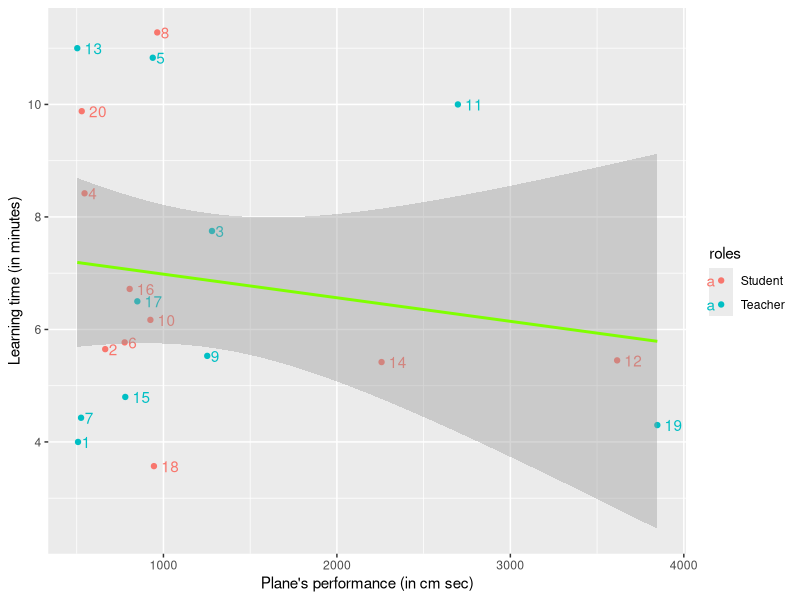

Generate this figure with R:
## ---- chunk 1
knitr::opts_chunk$set(echo = TRUE)
## ---- chunk 2
library(readr)
library(dslabs)
library(dplyr)
library(knitr)
library(ggplot2)
library(tibble)
library(cluster)
library(patchwork)
## ---- chunk 3
plane<-read.table(file="plane.csv", header=TRUE, sep=";",dec=",") 
str(plane)
## ---- chunk 4
performance<-plane$average_distance*plane$average_flying_time
str(performance)
## ---- chunk 5
student_learning_average<-plane%>% filter(roles=="Student")
mean(student_learning_average$learning_time)
## ---- chunk 6
teacher_learning_average<-plane %>% filter(roles=="Teacher")
mean(teacher_learning_average$learning_time)
## ---- chunk 7
performance_T<-teacher_learning_average$average_distance*teacher_learning_average$average_flying_time
## ---- chunk 8
performance_S<-student_learning_average$average_distance*student_learning_average$average_flying_time
## ---- chunk 9
cor.test(performance_S, student_learning_average$learning_time, use = "complete.obs")
## ---- chunk 10
cor.test(performance_T, teacher_learning_average$learning_time, use = "complete.obs")
## ---- chunk 11
predictor1<-lm(performance~plane$learning_time)
summary(predictor1)
## ---- chunk 12
ggplot(plane,aes(performance,learning_time,label=rownames(plane),color=roles)) +
    geom_point() + labs(y ="Learning time (in minutes)" , x = "Plane's performance (in cm sec)") + geom_text(hjust = -0.4)+geom_smooth(method = "lm", se = TRUE,color="chartreuse")
